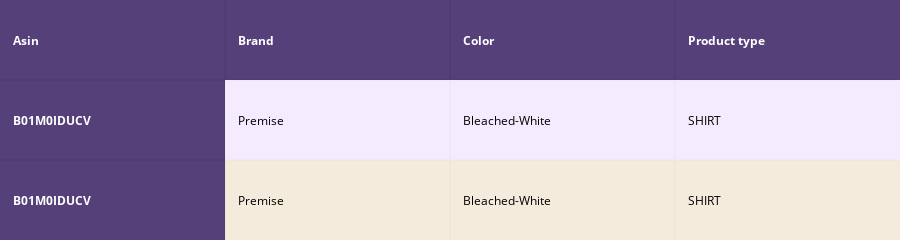
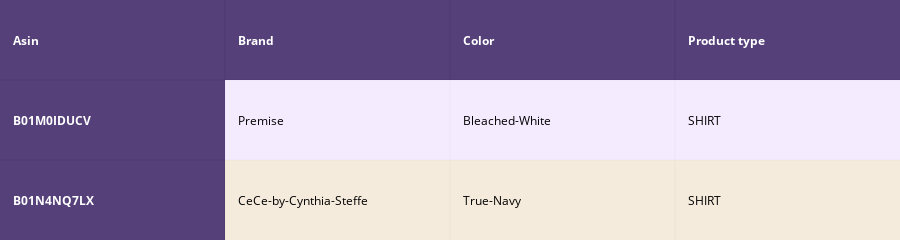
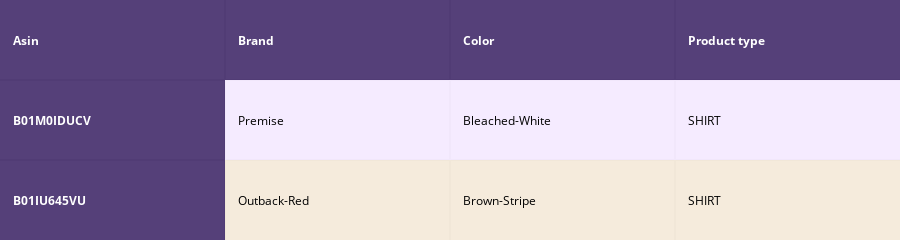
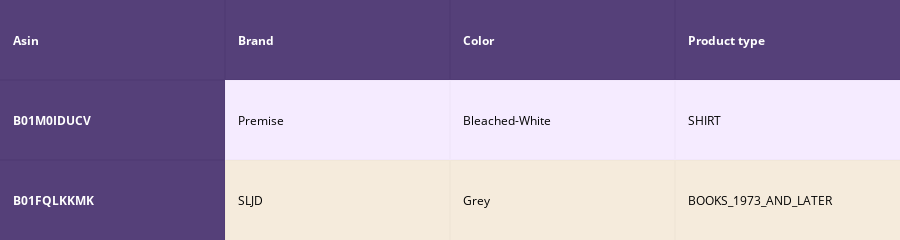

Write notebook code for charts like these, in order.
### Markdown cell above
# Text, brand, color and image features to recommend similar products

### Code cell
def idf_w2v_brand(doc_id, w1, w2, w3, num_results):
    # doc_id: apparel's id in given corpus
    # w1: weight for  w2v features
    # w2: weight for brand and color features
    # w3: weight for image

    # pairwise_dist will store the distance from given input apparel to all remaining apparels
    # the metric we used here is cosine, the coside distance is mesured as K(X, Y) = <X, Y> / (||X||*||Y||)
    # http://scikit-learn.org/stable/modules/metrics.html#cosine-similarity
    idf_w2v_dist  = pairwise_distances(w2v_title_weight, w2v_title_weight[doc_id].reshape(1,-1))
    ex_feat_dist = pairwise_distances(extra_features, extra_features[doc_id])
    doc_id = asins.index(df_asins[doc_id])
    img_dist = pairwise_distances(img_data, img_data[doc_id].reshape(1,-1))
    pairwise_dist   = (w1 * idf_w2v_dist +  w2 * ex_feat_dist + w3 * img_dist)/float(w1 + w2 + w3)

    # np.argsort will return indices of 9 smallest distances
    indices = np.argsort(pairwise_dist.flatten())[0:num_results]
    #pdists will store the 9 smallest distances
    pdists  = np.sort(pairwise_dist.flatten())[0:num_results]

    #data frame indices of the 9 smallest distace's
    df_indices = list(data.index[indices])
    

    for i in range(0, len(indices)):
        heat_map_w2v_brand(data['title'].loc[df_indices[0]],data['title'].loc[df_indices[i]], data['medium_image_url'].loc[df_indices[i]], indices[0], indices[i],df_indices[0], df_indices[i], 'weighted')
        print('ASIN :',data['asin'].loc[df_indices[i]])
        print('Brand :',data['brand'].loc[df_indices[i]])
        print('euclidean distance from input :', pdists[i])
        print('='*125)

idf_w2v_brand(12566, 7, 5, 10, 10)
# in the give heat map, each cell contains the euclidean distance between words i, j

### Figure 1 — Plotly figure (JSON) as saved in the notebook; plotly's stock layout.template omitted (floating-point values rounded to 4 significant figures)
{"data": [{"colorscale": [[0, "#1d004d"], [0.5, "#f2e5ff"], [1, "#f2e5d1"]], "hoverinfo": "none", "opacity": 0.75, "showscale": false, "type": "heatmap", "uid": "a385032c-d817-45ae-a2c3-54be4d636629", "z": [[0, 0, 0, 0], [0, 0.5, 0.5, 0.5], [0, 1, 1, 1]]}], "layout": {"annotations": [{"align": "left", "font": {"color": "#ffffff"}, "showarrow": false, "text": "<b>Asin</b>", "x": -0.45, "xanchor": "left", "xref": "x", "y": 0, "yref": "y"}, {"align": "left", "font": {"color": "#ffffff"}, "showarrow": false, "text": "<b>Brand</b>", "x": 0.55, "xanchor": "left", "xref": "x", "y": 0, "yref": "y"}, {"align": "left", "font": {"color": "#ffffff"}, "showarrow": false, "text": "<b>Color</b>", "x": 1.55, "xanchor": "left", "xref": "x", "y": 0, "yref": "y"}, {"align": "left", "font": {"color": "#ffffff"}, "showarrow": false, "text": "<b>Product type</b>", "x": 2.55, "xanchor": "left", "xref": "x", "y": 0, "yref": "y"}, {"align": "left", "font": {"color": "#ffffff"}, "showarrow": false, "text": "<b>B01M0IDUCV</b>", "x": -0.45, "xanchor": "left", "xref": "x", "y": 1, "yref": "y"}, {"align": "left", "font": {"color": "#000000"}, "showarrow": false, "text": "Premise", "x": 0.55, "xanchor": "left", "xref": "x", "y": 1, "yref": "y"}, {"align": "left", "font": {"color": "#000000"}, "showarrow": false, "text": "Bleached-White", "x": 1.55, "xanchor": "left", "xref": "x", "y": 1, "yref": "y"}, {"align": "left", "font": {"color": "#000000"}, "showarrow": false, "text": "SHIRT", "x": 2.55, "xanchor": "left", "xref": "x", "y": 1, "yref": "y"}, {"align": "left", "font": {"color": "#ffffff"}, "showarrow": false, "text": "<b>B01M0IDUCV</b>", "x": -0.45, "xanchor": "left", "xref": "x", "y": 2, "yref": "y"}, {"align": "left", "font": {"color": "#000000"}, "showarrow": false, "text": "Premise", "x": 0.55, "xanchor": "left", "xref": "x", "y": 2, "yref": "y"}, {"align": "left", "font": {"color": "#000000"}, "showarrow": false, "text": "Bleached-White", "x": 1.55, "xanchor": "left", "xref": "x", "y": 2, "yref": "y"}, {"align": "left", "font": {"color": "#000000"}, "showarrow": false, "text": "SHIRT", "x": 2.55, "xanchor": "left", "xref": "x", "y": 2, "yref": "y"}], "height": 140, "margin": {"b": 0, "l": 0, "r": 0, "t": 0}, "xaxis": {"dtick": 1, "gridwidth": 2, "showticklabels": false, "tick0": -0.5, "ticks": "", "zeroline": false}, "yaxis": {"autorange": "reversed", "dtick": 1, "gridwidth": 2, "showticklabels": false, "tick0": 0.5, "ticks": "", "zeroline": false}}}

### Figure 2 — Plotly figure (JSON) as saved in the notebook; plotly's stock layout.template omitted (floating-point values rounded to 4 significant figures)
{"data": [{"colorscale": [[0, "#1d004d"], [0.5, "#f2e5ff"], [1, "#f2e5d1"]], "hoverinfo": "none", "opacity": 0.75, "showscale": false, "type": "heatmap", "uid": "08ac719b-c045-43c3-b6cb-197a03ab3508", "z": [[0, 0, 0, 0], [0, 0.5, 0.5, 0.5], [0, 1, 1, 1]]}], "layout": {"annotations": [{"align": "left", "font": {"color": "#ffffff"}, "showarrow": false, "text": "<b>Asin</b>", "x": -0.45, "xanchor": "left", "xref": "x", "y": 0, "yref": "y"}, {"align": "left", "font": {"color": "#ffffff"}, "showarrow": false, "text": "<b>Brand</b>", "x": 0.55, "xanchor": "left", "xref": "x", "y": 0, "yref": "y"}, {"align": "left", "font": {"color": "#ffffff"}, "showarrow": false, "text": "<b>Color</b>", "x": 1.55, "xanchor": "left", "xref": "x", "y": 0, "yref": "y"}, {"align": "left", "font": {"color": "#ffffff"}, "showarrow": false, "text": "<b>Product type</b>", "x": 2.55, "xanchor": "left", "xref": "x", "y": 0, "yref": "y"}, {"align": "left", "font": {"color": "#ffffff"}, "showarrow": false, "text": "<b>B01M0IDUCV</b>", "x": -0.45, "xanchor": "left", "xref": "x", "y": 1, "yref": "y"}, {"align": "left", "font": {"color": "#000000"}, "showarrow": false, "text": "Premise", "x": 0.55, "xanchor": "left", "xref": "x", "y": 1, "yref": "y"}, {"align": "left", "font": {"color": "#000000"}, "showarrow": false, "text": "Bleached-White", "x": 1.55, "xanchor": "left", "xref": "x", "y": 1, "yref": "y"}, {"align": "left", "font": {"color": "#000000"}, "showarrow": false, "text": "SHIRT", "x": 2.55, "xanchor": "left", "xref": "x", "y": 1, "yref": "y"}, {"align": "left", "font": {"color": "#ffffff"}, "showarrow": false, "text": "<b>B01N4NQ7LX</b>", "x": -0.45, "xanchor": "left", "xref": "x", "y": 2, "yref": "y"}, {"align": "left", "font": {"color": "#000000"}, "showarrow": false, "text": "CeCe-by-Cynthia-Steffe", "x": 0.55, "xanchor": "left", "xref": "x", "y": 2, "yref": "y"}, {"align": "left", "font": {"color": "#000000"}, "showarrow": false, "text": "True-Navy", "x": 1.55, "xanchor": "left", "xref": "x", "y": 2, "yref": "y"}, {"align": "left", "font": {"color": "#000000"}, "showarrow": false, "text": "SHIRT", "x": 2.55, "xanchor": "left", "xref": "x", "y": 2, "yref": "y"}], "height": 140, "margin": {"b": 0, "l": 0, "r": 0, "t": 0}, "xaxis": {"dtick": 1, "gridwidth": 2, "showticklabels": false, "tick0": -0.5, "ticks": "", "zeroline": false}, "yaxis": {"autorange": "reversed", "dtick": 1, "gridwidth": 2, "showticklabels": false, "tick0": 0.5, "ticks": "", "zeroline": false}}}

### Figure 3 — Plotly figure (JSON) as saved in the notebook; plotly's stock layout.template omitted (floating-point values rounded to 4 significant figures)
{"data": [{"colorscale": [[0, "#1d004d"], [0.5, "#f2e5ff"], [1, "#f2e5d1"]], "hoverinfo": "none", "opacity": 0.75, "showscale": false, "type": "heatmap", "uid": "7f672f6f-9b42-425a-ae15-624985bb41d4", "z": [[0, 0, 0, 0], [0, 0.5, 0.5, 0.5], [0, 1, 1, 1]]}], "layout": {"annotations": [{"align": "left", "font": {"color": "#ffffff"}, "showarrow": false, "text": "<b>Asin</b>", "x": -0.45, "xanchor": "left", "xref": "x", "y": 0, "yref": "y"}, {"align": "left", "font": {"color": "#ffffff"}, "showarrow": false, "text": "<b>Brand</b>", "x": 0.55, "xanchor": "left", "xref": "x", "y": 0, "yref": "y"}, {"align": "left", "font": {"color": "#ffffff"}, "showarrow": false, "text": "<b>Color</b>", "x": 1.55, "xanchor": "left", "xref": "x", "y": 0, "yref": "y"}, {"align": "left", "font": {"color": "#ffffff"}, "showarrow": false, "text": "<b>Product type</b>", "x": 2.55, "xanchor": "left", "xref": "x", "y": 0, "yref": "y"}, {"align": "left", "font": {"color": "#ffffff"}, "showarrow": false, "text": "<b>B01M0IDUCV</b>", "x": -0.45, "xanchor": "left", "xref": "x", "y": 1, "yref": "y"}, {"align": "left", "font": {"color": "#000000"}, "showarrow": false, "text": "Premise", "x": 0.55, "xanchor": "left", "xref": "x", "y": 1, "yref": "y"}, {"align": "left", "font": {"color": "#000000"}, "showarrow": false, "text": "Bleached-White", "x": 1.55, "xanchor": "left", "xref": "x", "y": 1, "yref": "y"}, {"align": "left", "font": {"color": "#000000"}, "showarrow": false, "text": "SHIRT", "x": 2.55, "xanchor": "left", "xref": "x", "y": 1, "yref": "y"}, {"align": "left", "font": {"color": "#ffffff"}, "showarrow": false, "text": "<b>B01IU645VU</b>", "x": -0.45, "xanchor": "left", "xref": "x", "y": 2, "yref": "y"}, {"align": "left", "font": {"color": "#000000"}, "showarrow": false, "text": "Outback-Red", "x": 0.55, "xanchor": "left", "xref": "x", "y": 2, "yref": "y"}, {"align": "left", "font": {"color": "#000000"}, "showarrow": false, "text": "Brown-Stripe", "x": 1.55, "xanchor": "left", "xref": "x", "y": 2, "yref": "y"}, {"align": "left", "font": {"color": "#000000"}, "showarrow": false, "text": "SHIRT", "x": 2.55, "xanchor": "left", "xref": "x", "y": 2, "yref": "y"}], "height": 140, "margin": {"b": 0, "l": 0, "r": 0, "t": 0}, "xaxis": {"dtick": 1, "gridwidth": 2, "showticklabels": false, "tick0": -0.5, "ticks": "", "zeroline": false}, "yaxis": {"autorange": "reversed", "dtick": 1, "gridwidth": 2, "showticklabels": false, "tick0": 0.5, "ticks": "", "zeroline": false}}}

### Figure 4 — Plotly figure (JSON) as saved in the notebook; plotly's stock layout.template omitted (floating-point values rounded to 4 significant figures)
{"data": [{"colorscale": [[0, "#1d004d"], [0.5, "#f2e5ff"], [1, "#f2e5d1"]], "hoverinfo": "none", "opacity": 0.75, "showscale": false, "type": "heatmap", "uid": "143c903b-5fbb-4a0a-bac5-f408f75f1e0d", "z": [[0, 0, 0, 0], [0, 0.5, 0.5, 0.5], [0, 1, 1, 1]]}], "layout": {"annotations": [{"align": "left", "font": {"color": "#ffffff"}, "showarrow": false, "text": "<b>Asin</b>", "x": -0.45, "xanchor": "left", "xref": "x", "y": 0, "yref": "y"}, {"align": "left", "font": {"color": "#ffffff"}, "showarrow": false, "text": "<b>Brand</b>", "x": 0.55, "xanchor": "left", "xref": "x", "y": 0, "yref": "y"}, {"align": "left", "font": {"color": "#ffffff"}, "showarrow": false, "text": "<b>Color</b>", "x": 1.55, "xanchor": "left", "xref": "x", "y": 0, "yref": "y"}, {"align": "left", "font": {"color": "#ffffff"}, "showarrow": false, "text": "<b>Product type</b>", "x": 2.55, "xanchor": "left", "xref": "x", "y": 0, "yref": "y"}, {"align": "left", "font": {"color": "#ffffff"}, "showarrow": false, "text": "<b>B01M0IDUCV</b>", "x": -0.45, "xanchor": "left", "xref": "x", "y": 1, "yref": "y"}, {"align": "left", "font": {"color": "#000000"}, "showarrow": false, "text": "Premise", "x": 0.55, "xanchor": "left", "xref": "x", "y": 1, "yref": "y"}, {"align": "left", "font": {"color": "#000000"}, "showarrow": false, "text": "Bleached-White", "x": 1.55, "xanchor": "left", "xref": "x", "y": 1, "yref": "y"}, {"align": "left", "font": {"color": "#000000"}, "showarrow": false, "text": "SHIRT", "x": 2.55, "xanchor": "left", "xref": "x", "y": 1, "yref": "y"}, {"align": "left", "font": {"color": "#ffffff"}, "showarrow": false, "text": "<b>B01FQLKKMK</b>", "x": -0.45, "xanchor": "left", "xref": "x", "y": 2, "yref": "y"}, {"align": "left", "font": {"color": "#000000"}, "showarrow": false, "text": "SLJD", "x": 0.55, "xanchor": "left", "xref": "x", "y": 2, "yref": "y"}, {"align": "left", "font": {"color": "#000000"}, "showarrow": false, "text": "Grey", "x": 1.55, "xanchor": "left", "xref": "x", "y": 2, "yref": "y"}, {"align": "left", "font": {"color": "#000000"}, "showarrow": false, "text": "BOOKS_1973_AND_LATER", "x": 2.55, "xanchor": "left", "xref": "x", "y": 2, "yref": "y"}], "height": 140, "margin": {"b": 0, "l": 0, "r": 0, "t": 0}, "xaxis": {"dtick": 1, "gridwidth": 2, "showticklabels": false, "tick0": -0.5, "ticks": "", "zeroline": false}, "yaxis": {"autorange": "reversed", "dtick": 1, "gridwidth": 2, "showticklabels": false, "tick0": 0.5, "ticks": "", "zeroline": false}}}
